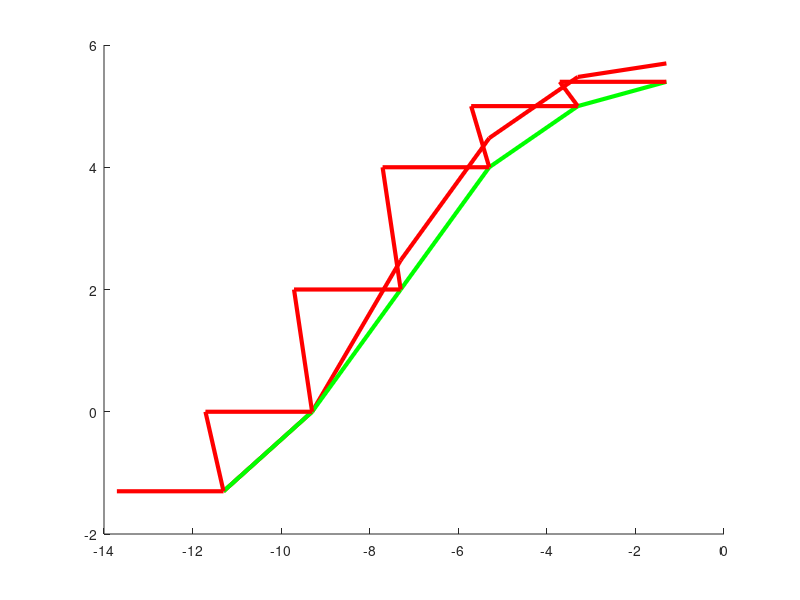

This figure's MATLAB source: (Note: this script raises an error after producing the figure.)



Res = [100 10e3 1e6 100e6 10e9 1e12];
freq_red = [500e3 300e3 30e3 300 1 0.05];
freq_green = [250e3 100e3 10e3 100 1 0.05];

Current = 5./Res;

hold on
plot(log10(Current), log10(freq_red), '-r', 'LineWidth', 3)
plot(log10(Current), log10(freq_green), '-g', 'LineWidth', 3)
% plot(log10(Current/100), log10(freq), '-r', 'LineWidth', 3)
% plot(freq, Res, '-r', 'LineWidth', 3)

% set(gca, 'xscale', 'log')
% set(gca, 'yscale', 'log')

%%

Res = [100 10e3 1e6 100e6 10e9 1e12];
freq_red = [500e3 300e3 30e3 300 1 0.05];
freq_green = [250e3 100e3 10e3 100 1 0.05];
freq = freq_green;

Current_max = 5./Res;
Current_min = Current_max/256;
freq2 = [];
freq2(1:2:numel(freq)*2) = freq;
freq2(2:2:numel(freq)*2) = freq;
freq = freq2;
Current2 = [];
Current2(1:2:numel(Current_max)*2) = Current_max;
Current2(2:2:numel(Current_max)*2) = Current_min;
Current = Current2;

hold on
plot(log10(Current), log10(freq), '-r', 'LineWidth', 3)

%%

Current_list = linspace(-15, 0, 101);
Freq_list = 10.^linspace(log10(0.001), log10(500e3), 100);
i = 20;
Full_map = zeros(100, 100);

clc

for i = 1:numel(Freq_list)
    i
N = 50000;
Thickness = Thickness_rand(N) * 1e-6; % m
Diameter = Diameter_rand(N) * 1e-3; % m
Eps = Eps_rand(N);
freq = Freq_list(i); % Hz
% freq = 10.^linspace(log10(80), log10(500e3), 10); % Hz
% freq = 10;
V = 1.0;


S = pi*(Diameter/2).^2; % m^2
% Cap = 8.85e-12*Eps.*S./Thickness; % F
Cap = [1e-12, 10e-12, 30e-12, 100e-12, 1e-9, 2e-9, 5e-9, 10e-9, 20e-9];
R = 1./(2*pi*Cap'*freq);
R = reshape(R, 1, numel(R));
I = V./R;


I = reshape(I, 1, numel(I));
I_log = log10(I);

fig = figure('Visible', 'off');
H = histogram(I_log, Current_list, 'Normalization', 'pdf');
% H = histogram(I_log, 'Normalization', 'pdf');
Edges = H.BinEdges;
I_log2 = (Edges(1:end-1) + Edges(2:end))/2;
PDF = H.Values;
delete(fig)

Full_map(i, :) = PDF;
end

imagesc(Current_list, log10(Freq_list), Full_map)
set(gca,'YDir','normal')

%%
figure('Position', [400  375  815  530])
I_log2 = 10.^I_log2;
plot(I_log2, PDF, 'Marker', 'none', 'LineWidth', 2.0)




xlim([1e-15 1])
xlabel('I, A')
ylabel('PDF')
grid on

Plotlib.log_scale("x")
% xlim([1e-15 1e-2])








%%



function R = rand_range(Min, Max, N)
Span = Max - Min;
R = rand(1, N) * Span + Min;
end


function Thickness = Thickness_rand(N)
x_step = 0.1;
x = 0:x_step:3000;

y = gaussmf(x, [400, 100]) + gaussmf(x, [1000, 40]);

Arg = (x-80)/20;
y = y .* exp(Arg)./(1 + exp(Arg));

range = x < 30;
x(range) = [];
y(range) = [];

Sum = trapz(x, y);
y = y/Sum;

CDF = cumsum(y)*x_step;
CDF(1) = 0;
CDF(end) = 1;

Uni_rand = rand(1, N);

Dist_rand = interp1(CDF, x, Uni_rand);
Thickness = Dist_rand;
% figure
% plot(x, CDF)
% histogram(Dist_rand)
end



function Diameter = Diameter_rand(N)
x_step = 0.01;
x = 0:x_step:15;

y = gaussmf(x, [5, 1]);

Arg = (x-0.4)/0.03;
y = y .* exp(Arg)./(1 + exp(Arg));

range = x < 0.1;
x(range) = [];
y(range) = [];

Sum = trapz(x, y);
y = y/Sum;

CDF = cumsum(y)*x_step;
CDF(1) = 0;
CDF(end) = 1;

Uni_rand = rand(1, N);

Dist_rand = interp1(CDF, x, Uni_rand);
Diameter = Dist_rand;
% figure
% plot(x, CDF)
% histogram(Dist_rand)
end


function Eps = Eps_rand(N)
x_step = 0.001;
x = 0:x_step:40;

y = gaussmf(x, [8, 5]) + 0.2*gaussmf(x, [15, 5]);

range = x < 1;
Arg = (x(range)-0.02)/0.005;
y(range) = y(range) .* exp(Arg)./(1 + exp(Arg));

Sum = trapz(x, y);
y = y/Sum;



CDF = cumsum(y)*x_step;
CDF(1) = 0;
CDF(end) = 1;

Uni_rand = rand(1, N);

Dist_rand = interp1(CDF, x, Uni_rand);

Eps = Dist_rand*1000;
% figure
% plot(x, CDF)
% histogram(Dist_rand)
end








